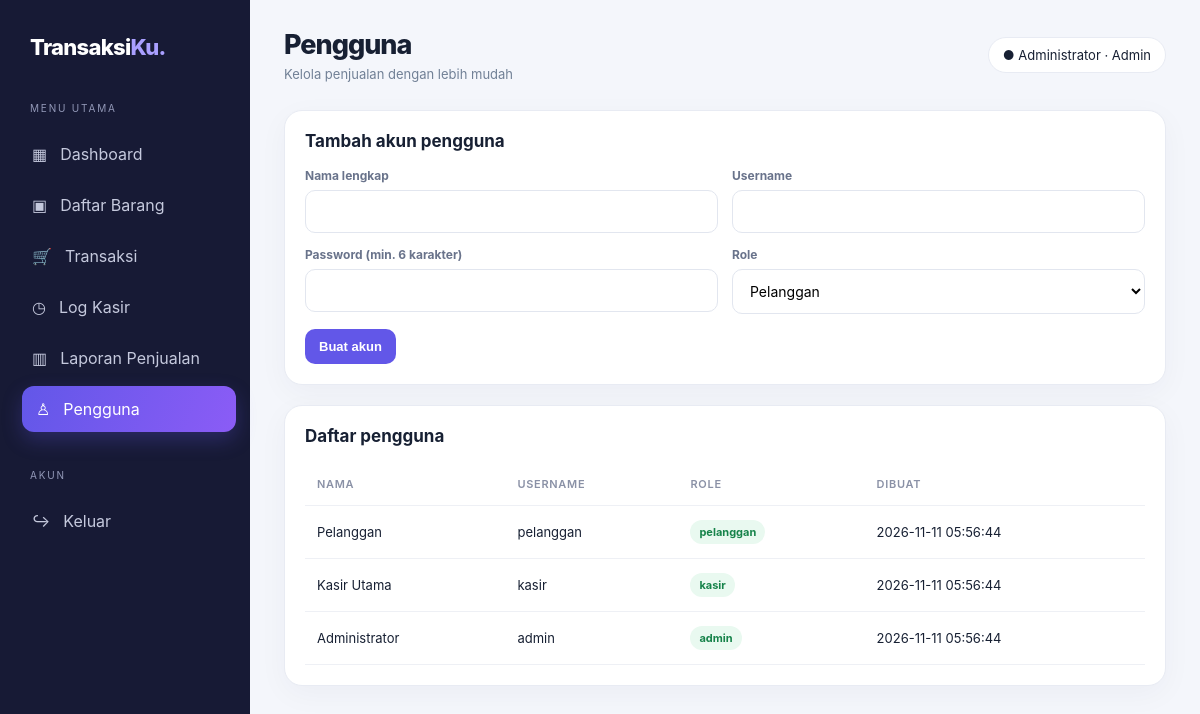
/users.php (signed in), run on the app's committed database.
### tables this page shows
CREATE TABLE users (
  id INT AUTO_INCREMENT PRIMARY KEY,
  nama VARCHAR(100) NOT NULL,
  username VARCHAR(50) NOT NULL UNIQUE,
  password VARCHAR(255) NOT NULL,
  role ENUM('admin','kasir','pelanggan') NOT NULL DEFAULT 'pelanggan',
  created_at TIMESTAMP DEFAULT CURRENT_TIMESTAMP
);

### config.php (called while the page is built, shortened)
<?php
function e($value): string { return htmlspecialchars((string)$value, ENT_QUOTES, 'UTF-8'); }
function user(): ?array { return $_SESSION['user'] ?? null; }

### users.php (the view, shortened to what this page needs)
<?php
require 'config.php';require_role(['admin']);
$rows=$pdo->query('SELECT id,nama,username,role,created_at FROM users ORDER BY id DESC')->fetchAll();require 'partials.php';layout_start('Pengguna','users'); ?>
<div class="panel"><div class="panel-head"><h3>Tambah akun pengguna</h3></div><form method="post"><div class="form-grid"><div class="field"><label>Nama lengkap</label><input class="input" name="nama" required></div><div class="field"><label>Username</label><input class="input" name="username" required></div><div class="field"><label>Password (min. 6 karakter)</label><input class="input" type="password" name="password" minlength="6" required></div><div class="field"><label>Role</label><select class="select" name="role"><option value="admin">Admin</option><option value="kasir">Kasir</option><option value="pelanggan" selected>Pelanggan</option></select></div></div><button class="btn" style="margin-top:15px">Buat akun</button></form></div>
<div class="panel"><div class="panel-head"><h3>Daftar pengguna</h3></div><div class="table-wrap"><table><thead><tr><th>Nama</th><th>Username</th><th>Role</th><th>Dibuat</th></tr></thead><tbody><?php foreach($rows as $r): ?><tr><td><?= e($r['nama']) ?></td><td><?= e($r['username']) ?></td><td><span class="badge"><?= e($r['role']) ?></span></td><td><?= e($r['created_at']) ?></td></tr><?php endforeach; ?></tbody></table></div></div>
<?php layout_end(); ?>

### partials.php (shortened to what this page needs)
<?php
function layout_start(string $title, string $active=''): void {
    $u = user(); ?>
<!doctype html><html lang="id"><head><meta charset="utf-8"><meta name="viewport" content="width=device-width, initial-scale=1">
<title><?= e($title) ?> | TransaksiKu</title><link rel="stylesheet" href="style.css"></head><body>
<div class="layout"><aside class="sidebar" id="sidebar"><div class="brand">Transaksi<span>Ku.</span></div>
<div class="nav-title">MENU UTAMA</div>
<a class="nav-link <?= $active==='dashboard'?'active':'' ?>" href="index.php">▦ <span>Dashboard</span></a>
<a class="nav-link <?= $active==='produk'?'active':'' ?>" href="products.php">▣ <span>Daftar Barang</span></a>
<a class="nav-link <?= $active==='transaksi'?'active':'' ?>" href="shop.php">🛒 <span>Transaksi</span></a>
<?php if(in_array($u['role'],['admin','kasir'],true)): ?><a class="nav-link <?= $active==='log'?'active':'' ?>" href="logs.php">◷ <span>Log Kasir</span></a><?php endif; ?>
<?php if($u['role']==='admin'): ?><a class="nav-link <?= $active==='reports'?'active':'' ?>" href="reports.php">▥ <span>Laporan Penjualan</span></a><?php endif; ?>
<?php if($u['role']==='admin'): ?><a class="nav-link <?= $active==='users'?'active':'' ?>" href="users.php">♙ <span>Pengguna</span></a><?php endif; ?>
<div class="nav-title" style="margin-top:25px">AKUN</div><a class="nav-link" href="logout.php">↪ <span>Keluar</span></a></aside>
<main class="main"><header class="topbar"><div style="display:flex;align-items:center;gap:12px"><button class="menu-btn" onclick="toggleMenu()">☰</button><div><h1 class="page-title"><?= e($title) ?></h1><div class="sub">Kelola penjualan dengan lebih mudah</div></div></div><div class="user-pill">● <?= e($u['nama']) ?> · <?= e(ucfirst($u['role'])) ?></div></header>
<?php }
function layout_end(): void { ?>
</main></div></body></html><?php }

### style.css (style rules this page uses)
:root { --ink:#172033;--muted:#718096;--primary:#6257e8;--primary2:#8b5cf6;--bg:#f4f6fb;--line:#e8ebf3 }
* { box-sizing:border-box }
body { margin:0;background:var(--bg);color:var(--ink);font-family:Inter,ui-sans-serif,system-ui,-apple-system,"Segoe UI",sans-serif }
a { text-decoration:none;color:inherit }
.layout { min-height:100vh }
.sidebar { position:fixed;inset:0 auto 0 0;width:250px;background:#171a35;color:#fff;padding:26px 18px;z-index:20;transition:transform .3s ease }
.brand { font-size:22px;font-weight:800;letter-spacing:-.7px;padding:8px 12px 30px }
.brand span { color:#a99fff }
.nav-title { font-size:10px;letter-spacing:1.8px;color:#9298b7;padding:12px }
.nav-link { display:flex;align-items:center;gap:13px;padding:13px 14px;margin:5px 0;border-radius:12px;color:#c5c9dd;transition:all .22s ease }
.nav-link:hover,.nav-link.active { background:linear-gradient(110deg,#6257e8,#8b5cf6);color:#fff;transform:translateX(4px);box-shadow:0 8px 20px #6257e844 }
.main { margin-left:250px;padding:28px 34px;min-height:100vh }
.topbar { display:flex;align-items:center;justify-content:space-between;margin-bottom:28px;gap:15px }
.page-title { font-size:27px;font-weight:800;letter-spacing:-1px;margin:0 }
.sub { color:var(--muted);font-size:13px;margin-top:5px }
.user-pill { background:#fff;border:1px solid var(--line);padding:9px 14px;border-radius:30px;font-size:13px }
.stat,.panel { background:#fff;border:1px solid var(--line);border-radius:18px;padding:20px;box-shadow:0 8px 30px #1b24500a }
.panel { margin-top:20px }
.panel-head { display:flex;justify-content:space-between;align-items:center;gap:12px;margin-bottom:17px }
.panel h3 { margin:0;font-size:17px }
.table-wrap { overflow-x:auto }
table { width:100%;border-collapse:collapse;min-width:600px }
th,td { text-align:left;padding:14px 12px;border-bottom:1px solid #eef0f5;font-size:13px }
th { color:#8a91a6;font-weight:600;font-size:11px;text-transform:uppercase;letter-spacing:.7px }
.btn { border:0;display:inline-flex;align-items:center;justify-content:center;gap:7px;padding:10px 14px;border-radius:10px;background:var(--primary);color:#fff;font-weight:650;font-size:13px;cursor:pointer;transition:.2s }
.input,.select { width:100%;border:1px solid #e2e6ef;border-radius:10px;padding:12px 13px;font:inherit;font-size:14px;outline:none;background:#fff }
.form-grid { display:grid;grid-template-columns:repeat(2,1fr);gap:14px }
.field { min-width:0 }
.field label { display:block;font-size:12px;color:#69738b;margin-bottom:7px;font-weight:650 }
.badge { display:inline-block;padding:5px 9px;border-radius:20px;background:#e9f9f0;color:#16834a;font-size:11px;font-weight:700 }

### data on the page
users: nama "Administrator", role "Admin", username "admin", role "admin", created_at "2026-11-11 05:56:44"
users: nama "Pelanggan", username "pelanggan", role "pelanggan", created_at "2026-11-11 05:56:44"
users: nama "Kasir Utama", username "kasir", role "kasir", created_at "2026-11-11 05:56:44"

### other printed values
$title "Pengguna"
